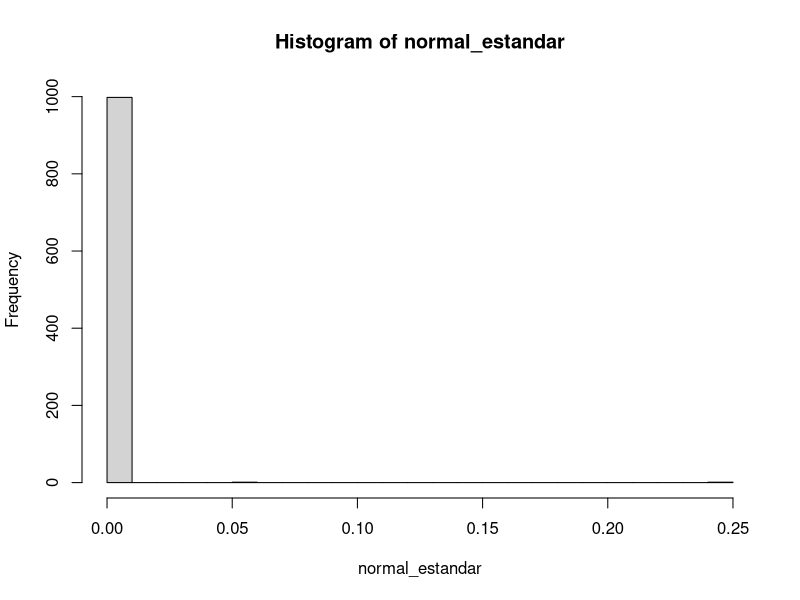
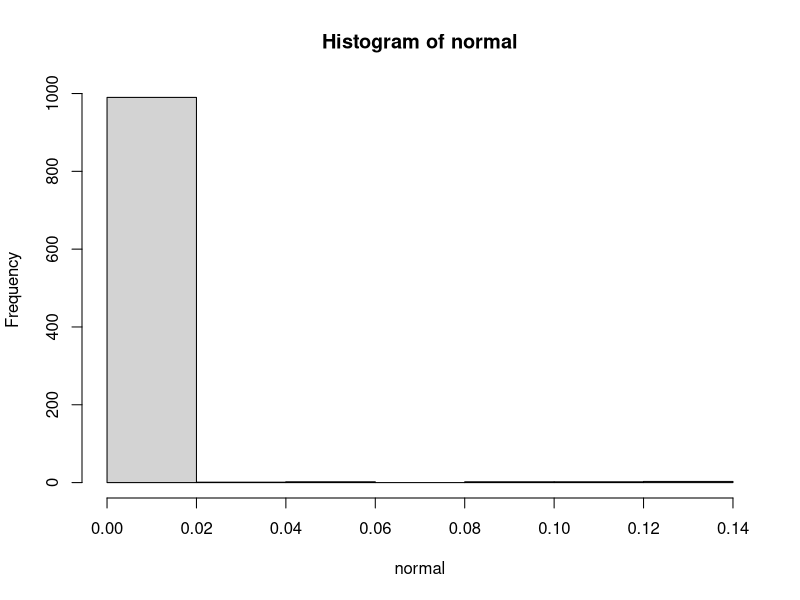
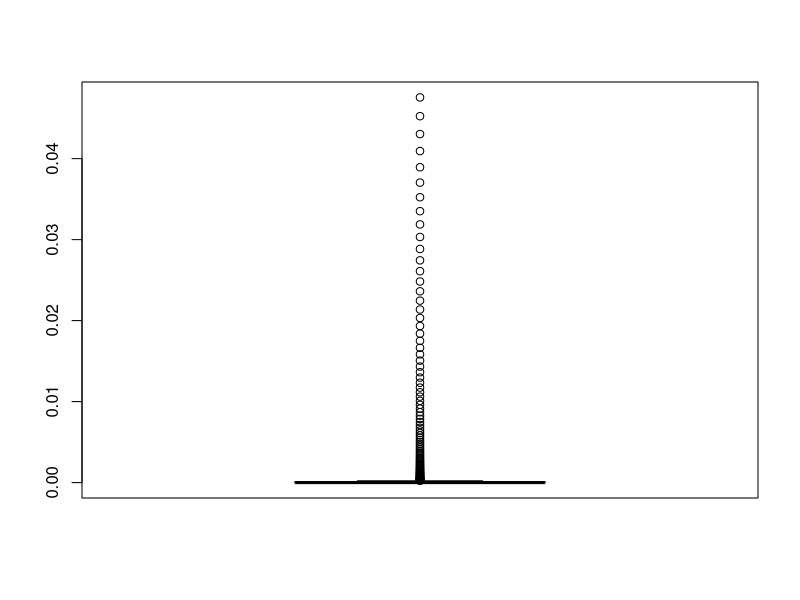

These figures' R source, in order:
#1Genere dos mustras aleatorias: una proveniente de una funcion normal estandar y otra con valor esperado 5 y varianza 9. Cada muestra debe ser de tamaño 1000. Obtenga un histograma cara cada muestra.

normal_estandar <- dnorm(1:1000)
normal <- dnorm(1:1000,5,3)
hist_N_estandar <- hist(normal_estandar, breaks = 30)
hist_normal <- hist(normal, breaks = 5)

#2Genere una muestra de tamaño 500 con n° aleatorios provenientes de una funcion de distribucion exp. con valor esperado 20

patata <- dexp(1:500,1/20)

#a) calcular media de la muestra. Es mayor o menor al valor esperado?
mean(patata)
#La media de la funcion es menor al valor esperado

#b)

quantile(patata, 0.33)

#c)Obtenga un grafico de caja y bigotes de su muestra. Existen valores extremos? justifique

boxplot(patata)
#Segun el grafico si existen numeros extremos  ya que en un boxplot los n°extremos se representan como circulos y en el grafico si se aprecian estos
